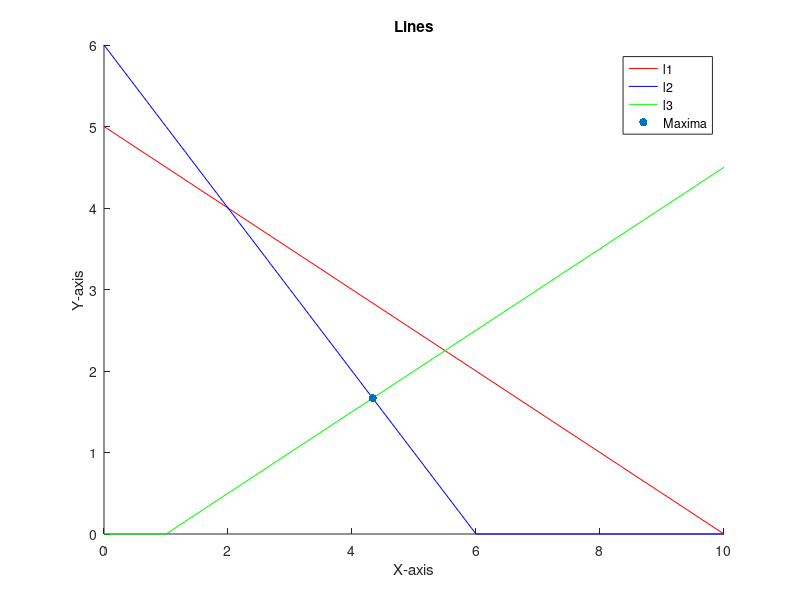

Write MATLAB code to recreate this figure.
% Graphical Solution
clc
%Phase 1
A = [1 2;1 1;1 -2];
b = [10; 6 ; 1];
c = [2 1];

%Phase 2
x1 = 0:max(b);
x21 = (b(1)-A(1,1)*x1)/A(1,2);
x22 = (b(2)-A(2,1)*x1)/A(2,2);
x23 = (b(3)-A(3,1)*x1)/A(3,2);

%Phase 3
x21 = max(0,x21);
x22 = max(0,x22);
x23 = max(0,x23);

hold on
plot(x1, x21, 'r',x1, x22, 'b',x1, x23, 'g')
title("Lines")
xlabel("X-axis");
ylabel("Y-axis");

%Phase 4: Intersection with axes
c1 = find(x1 == 0);
c21 = find(x21 == 0);
c22 = find(x22 == 0);
c23 = find(x23 == 0);
coordinates = [x1([c1 c21]) x1([c1 c22]) x1([c1 c23]); x21([c1 c21]) x22([c1 c22]) x23([c1 c23])]';

%Phase 5: Intersection points
for i = 1:size(A,1)-1
    for j = i+1:size(A,1)
        % x=A^(-1)*b
        x = inv(A([i,j],:))*b([i,j]);
        coordinates = [coordinates;x'];
    end
end
coordinates = unique(coordinates,"rows");

%Phase 6
for i = 1:size(coordinates,1)
    eqn1(i) = A(1,1)*coordinates(i,1)+A(1,2)*coordinates(i,2)-b(1);
    eqn2(i) = A(2,1)*coordinates(i,1)+A(2,2)*coordinates(i,2)-b(2);
    eqn3(i) = A(3,1)*coordinates(i,1)+A(3,2)*coordinates(i,2)-b(3);
end
s1 = find(eqn1>0);
s2 = find(eqn2>0);
s3 = find(eqn3>0);
s = unique([s1 s2 s3]);
coordinates(s,:) = [];
    
%Phase 7
for i = 1:size(coordinates,1)
    obj_score(i) = 2*coordinates(i,1)+coordinates(i,2);
end
obj_score;
[score,index] = max(obj_score);
fprintf('Optimal Value of Z is: %.2f\n',score);
fprintf('Optimal Point is: (%.2f,%.2f)\n\n',coordinates(index,1),coordinates(index,2));
scatter(coordinates(index,1),coordinates(index,2),"filled")
legend("l1","l2","l3","Maxima");